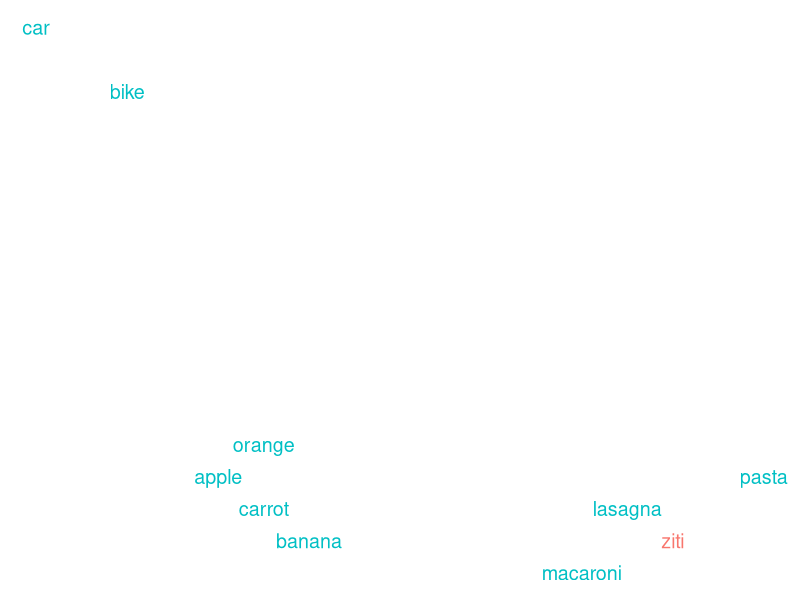

The R source for this figure:
## ---- chunk 1

library(ggplot2)
library(dplyr)

data.frame(
        word = c("ziti", "pasta", "lasagna", "macaroni", "car", "bike", "carrot", "apple", "banana", "orange"),
        dim1 = c(0.8, 0.9, 0.75, 0.7, 0.1, 0.2, 0.35, 0.3, 0.4, 0.35),
        dim2 = c(0.1, 0.2, 0.15, 0.05, 0.9, 0.8, 0.15, 0.2, 0.1, 0.25),
        highlight = c(TRUE, FALSE, FALSE, FALSE, FALSE, FALSE, FALSE, FALSE, FALSE, FALSE),
        stringsAsFactors = FALSE
    ) %>% 
    ggplot(aes(x = dim1, y = dim2, label = word, color = !highlight)) +
    geom_text(size = 5) +
    theme_void() +
    theme(legend.position = "none")



